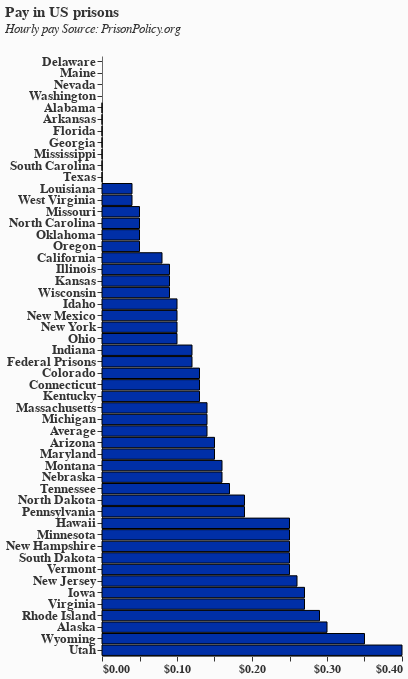

The code cell stored with this chart in its notebook:
### Code cell
# Create the chart with Aceh chart aesthetics
# Transform the data - keep original dollar values for proper formatting
chart_data = louisiana_prisons.copy()

# Create a selection for hover interaction
hover = alt.selection_point(on='mouseover', empty=True)

# Create the bar chart with improved styling and hover interaction
chart = alt.Chart(chart_data).add_params(
    hover
).mark_bar(
    color="#002fa7",
    strokeWidth=2
).encode(
    x=alt.X('RegularJobLow:Q', 
            title=None,
            axis=alt.Axis(
                format='$.2f',
                grid=False,
                domainColor="dimgrey",
                labelColor="#333333",
                tickColor="#333333",
                labelFontWeight="bold",
                labelFontSize=12
            )),
    y=alt.Y('State:O', 
            sort=alt.EncodingSortField(field='RegularJobLow', order='ascending'),
            title=None,
            axis=alt.Axis(
                domainColor="dimgrey",
                labelColor="#333333",
                tickColor="#333333",
                labelFontWeight="bold",
                labelFontSize=13
            )),
    opacity=alt.condition(hover, alt.value(1.0), alt.value(0.5)),
    stroke=alt.condition(hover, alt.value("#000000"), alt.value("transparent")),
    strokeWidth=alt.condition(hover, alt.value(1), alt.value(0)),
    tooltip=[
        alt.Tooltip('State:N', title='State'),
        alt.Tooltip('RegularJobLow:Q', title='Minimum Hourly Pay', format='$.2f')
    ]
).properties(
    title=alt.TitleParams(
        text="Pay in US prisons",
        fontSize=15,
        subtitle=["Hourly pay Source: PrisonPolicy.org", ""],
        subtitleFontStyle="italic",
        subtitleFontSize=13,
        anchor="start",
        color="#333333",
        subtitleColor="#333333",
        font="Newcastle Basic Clean, Arial, sans-serif"
    ),
    width=300, 
    height=600
).configure(
    background="#fbfbfb",
    view=alt.ViewConfig(stroke="transparent"),
    font="Newcastle Basic Clean, Arial, sans-serif"
)

chart

### Figure 1 — Vega-Lite specification as saved in the notebook (floating-point values rounded to 4 significant figures)
{"config": {"view": {"continuousWidth": 300, "continuousHeight": 300, "stroke": "transparent"}, "background": "#fbfbfb", "font": "Newcastle Basic Clean, Arial, sans-serif"}, "data": {"name": "data-f3993925193f4dac9a1ddde9399ce16f"}, "mark": {"type": "bar", "color": "#002fa7", "strokeWidth": 2}, "encoding": {"opacity": {"condition": {"param": "param_11", "value": 1.0, "empty": true}, "value": 0.5}, "stroke": {"condition": {"param": "param_11", "value": "#000000", "empty": true}, "value": "transparent"}, "strokeWidth": {"condition": {"param": "param_11", "value": 1, "empty": true}, "value": 0}, "tooltip": [{"field": "State", "title": "State", "type": "nominal"}, {"field": "RegularJobLow", "format": "$.2f", "title": "Minimum Hourly Pay", "type": "quantitative"}], "x": {"axis": {"domainColor": "dimgrey", "format": "$.2f", "grid": false, "labelColor": "#333333", "labelFontSize": 12, "labelFontWeight": "bold", "tickColor": "#333333"}, "field": "RegularJobLow", "title": null, "type": "quantitative"}, "y": {"axis": {"domainColor": "dimgrey", "labelColor": "#333333", "labelFontSize": 13, "labelFontWeight": "bold", "tickColor": "#333333"}, "field": "State", "sort": {"field": "RegularJobLow", "order": "ascending"}, "title": null, "type": "ordinal"}}, "height": 600, "params": [{"name": "param_11", "select": {"type": "point", "on": "mouseover"}}], "title": {"text": "Pay in US prisons", "anchor": "start", "color": "#333333", "font": "Newcastle Basic Clean, Arial, sans-serif", "fontSize": 15, "subtitle": ["Hourly pay Source: PrisonPolicy.org", ""], "subtitleColor": "#333333", "subtitleFontSize": 13, "subtitleFontStyle": "italic"}, "width": 300, "$schema": "https://vega.github.io/schema/vega-lite/v5.20.1.json", "datasets": {"data-f3993925193f4dac9a1ddde9399ce16f": [{"State": "Alabama", "RegularJobLow": 0.0, "RegularJobHigh": 0.0, "StateOwnedLow": "0.25", "StateOwnedHigh": 0.75}, {"State": "Alaska", "RegularJobLow": 0.3, "RegularJobHigh": 1.25, "StateOwnedLow": "0.65", "StateOwnedHigh": 4.9}, {"State": "Arizona", "RegularJobLow": 0.15, "RegularJobHigh": 0.5, "StateOwnedLow": "0.2", "StateOwnedHigh": 0.8}, {"State": "Arkansas", "RegularJobLow": 0.0, "RegularJobHigh": 0.0, "StateOwnedLow": "0", "StateOwnedHigh": 0.0}, {"State": "California", "RegularJobLow": 0.08, "RegularJobHigh": 0.37, "StateOwnedLow": "0.3", "StateOwnedHigh": 0.95}, {"State": "Colorado", "RegularJobLow": 0.13, "RegularJobHigh": 0.38, "StateOwnedLow": null, "StateOwnedHigh": null}, {"State": "Connecticut", "RegularJobLow": 0.13, "RegularJobHigh": 1.0, "StateOwnedLow": "0.3", "StateOwnedHigh": 1.5}, {"State": "Delaware", "RegularJobLow": null, "RegularJobHigh": null, "StateOwnedLow": "0.25", "StateOwnedHigh": 2.0}, {"State": "Florida", "RegularJobLow": 0.0, "RegularJobHigh": 0.32, "StateOwnedLow": "0.2", "StateOwnedHigh": 0.55}, {"State": "Georgia", "RegularJobLow": 0.0, "RegularJobHigh": 0.0, "StateOwnedLow": "0", "StateOwnedHigh": 0.0}, {"State": "Hawaii", "RegularJobLow": 0.25, "RegularJobHigh": 0.25, "StateOwnedLow": "0.5", "StateOwnedHigh": 2.5}, {"State": "Idaho", "RegularJobLow": 0.1, "RegularJobHigh": 0.9, "StateOwnedLow": null, "StateOwnedHigh": null}, {"State": "Illinois", "RegularJobLow": 0.09, "RegularJobHigh": 0.89, "StateOwnedLow": "0.3", "StateOwnedHigh": 2.25}, {"State": "Indiana", "RegularJobLow": 0.12, "RegularJobHigh": 0.25, "StateOwnedLow": null, "StateOwnedHigh": null}, {"State": "Iowa", "RegularJobLow": 0.27, "RegularJobHigh": 0.68, "StateOwnedLow": "0.58", "StateOwnedHigh": 0.87}, {"State": "Kansas", "RegularJobLow": 0.09, "RegularJobHigh": 0.16, "StateOwnedLow": "0.25", "StateOwnedHigh": 3.0}, {"State": "Kentucky", "RegularJobLow": 0.13, "RegularJobHigh": 0.33, "StateOwnedLow": null, "StateOwnedHigh": null}, {"State": "Louisiana", "RegularJobLow": 0.04, "RegularJobHigh": 1.0, "StateOwnedLow": null, "StateOwnedHigh": 0.4}, {"State": "Maine", "RegularJobLow": null, "RegularJobHigh": null, "StateOwnedLow": "0.58", "StateOwnedHigh": 3.5}, {"State": "Maryland", "RegularJobLow": 0.15, "RegularJobHigh": 0.46, "StateOwnedLow": "0.2", "StateOwnedHigh": 0.82}, {"State": "Massachusetts", "RegularJobLow": 0.14, "RegularJobHigh": 1.0, "StateOwnedLow": null, "StateOwnedHigh": null}, {"State": "Michigan", "RegularJobLow": 0.14, "RegularJobHigh": 0.56, "StateOwnedLow": null, "StateOwnedHigh": null}, {"State": "Minnesota", "RegularJobLow": 0.25, "RegularJobHigh": 2.0, "StateOwnedLow": "0.5", "StateOwnedHigh": 2.0}, {"State": "Mississippi", "RegularJobLow": 0.0, "RegularJobHigh": null, "StateOwnedLow": "0.2", "StateOwnedHigh": 1.3}, {"State": "Missouri", "RegularJobLow": 0.05, "RegularJobHigh": null, "StateOwnedLow": "0.3", "StateOwnedHigh": 1.25}, {"State": "Montana", "RegularJobLow": 0.16, "RegularJobHigh": 1.25, "StateOwnedLow": null, "StateOwnedHigh": null}, {"State": "Nebraska", "RegularJobLow": 0.16, "RegularJobHigh": 1.08, "StateOwnedLow": "0.38", "StateOwnedHigh": 1.08}, {"State": "Nevada", "RegularJobLow": null, "RegularJobHigh": null, "StateOwnedLow": "0.25", "StateOwnedHigh": 5.15}, {"State": "New Hampshire", "RegularJobLow": 0.25, "RegularJobHigh": 1.5, "StateOwnedLow": "0.5", "StateOwnedHigh": 1.5}, {"State": "New Jersey", "RegularJobLow": 0.26, "RegularJobHigh": 2.0, "StateOwnedLow": "0.38", "StateOwnedHigh": 2.0}, {"State": "New Mexico", "RegularJobLow": 0.1, "RegularJobHigh": 1.0, "StateOwnedLow": "0.3", "StateOwnedHigh": 1.1}, {"State": "New York", "RegularJobLow": 0.1, "RegularJobHigh": 0.33, "StateOwnedLow": "Average 0.62", "StateOwnedHigh": null}, {"State": "North Carolina", "RegularJobLow": 0.05, "RegularJobHigh": 0.38, "StateOwnedLow": "0.05", "StateOwnedHigh": 0.38}, {"State": "North Dakota", "RegularJobLow": 0.19, "RegularJobHigh": 0.88, "StateOwnedLow": "0.45", "StateOwnedHigh": 1.69}, {"State": "Ohio", "RegularJobLow": 0.1, "RegularJobHigh": 0.17, "StateOwnedLow": "0.21", "StateOwnedHigh": 1.23}, {"State": "Oklahoma", "RegularJobLow": 0.05, "RegularJobHigh": 0.54, "StateOwnedLow": "0", "StateOwnedHigh": 0.43}, {"State": "Oregon", "RegularJobLow": 0.05, "RegularJobHigh": 0.47, "StateOwnedLow": "0.05", "StateOwnedHigh": 0.47}, {"State": "Pennsylvania", "RegularJobLow": 0.19, "RegularJobHigh": 1.0, "StateOwnedLow": "0.19", "StateOwnedHigh": 0.42}, {"State": "Rhode Island", "RegularJobLow": 0.29, "RegularJobHigh": 0.86, "StateOwnedLow": null, "StateOwnedHigh": null}, {"State": "South Carolina", "RegularJobLow": 0.0, "RegularJobHigh": 0.0, "StateOwnedLow": "0.35", "StateOwnedHigh": 1.8}, {"State": "South Dakota", "RegularJobLow": 0.25, "RegularJobHigh": 0.38, "StateOwnedLow": "0.25", "StateOwnedHigh": 0.25}, {"State": "Tennessee", "RegularJobLow": 0.17, "RegularJobHigh": 0.75, "StateOwnedLow": null, "StateOwnedHigh": null}, {"State": "Texas", "RegularJobLow": 0.0, "RegularJobHigh": 0.0, "StateOwnedLow": "0", "StateOwnedHigh": 0.0}, {"State": "Utah", "RegularJobLow": 0.4, "RegularJobHigh": null, "StateOwnedLow": "0.6", "StateOwnedHigh": 1.75}, {"State": "Vermont", "RegularJobLow": 0.25, "RegularJobHigh": 0.4, "StateOwnedLow": "0.25", "StateOwnedHigh": 1.25}, {"State": "Virginia", "RegularJobLow": 0.27, "RegularJobHigh": 0.45, "StateOwnedLow": "0.55", "StateOwnedHigh": 0.8}, {"State": "Washington", "RegularJobLow": null, "RegularJobHigh": 0.36, "StateOwnedLow": "0.7", "StateOwnedHigh": 2.7}, {"State": "West Virginia", "RegularJobLow": 0.04, "RegularJobHigh": 0.58, "StateOwnedLow": null, "StateOwnedHigh": null}, {"State": "Wisconsin", "RegularJobLow": 0.09, "RegularJobHigh": 0.42, "StateOwnedLow": "0.79", "StateOwnedHigh": 1.41}, {"State": "Wyoming", "RegularJobLow": 0.35, "RegularJobHigh": 1.0, "StateOwnedLow": "0.5", "StateOwnedHigh": 1.2}, {"State": "Federal Prisons", "RegularJobLow": 0.12, "RegularJobHigh": 0.4, "StateOwnedLow": "0.23", "StateOwnedHigh": 1.15}, {"State": "Average", "RegularJobLow": 0.14, "RegularJobHigh": 0.63, "StateOwnedLow": "0.33", "StateOwnedHigh": 1.41}]}}
